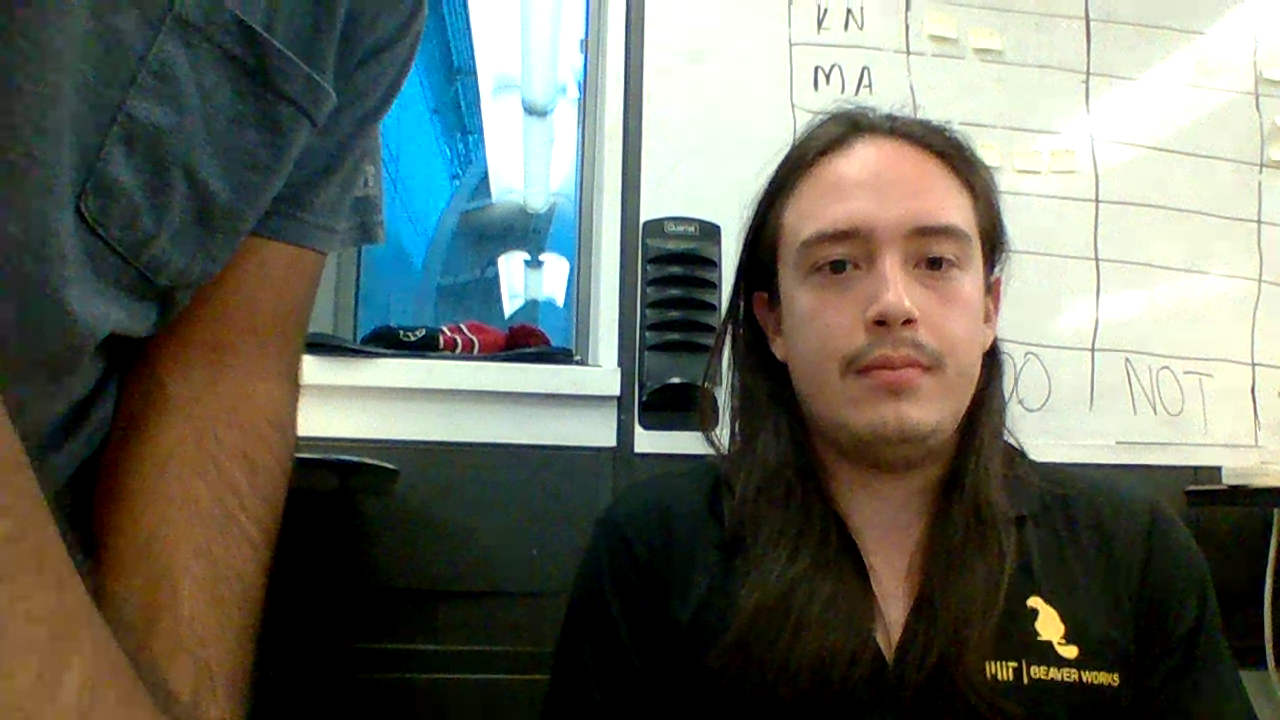
#> input picture src/uber/cruz.png, 1280 x 720 px
$ python extract-faces.py --input-folder ../src/uber --dump ../src/uber --file-prefix ../src/uber/cruz.png
#> lines starting #> are read from the running program, lines starting #| are printed output that depends on the picture
#!/usr/bin/env python
#Mayank Mali BWSI 2018

if(__name__ != "__main__"):
    raise Exception(__file__ + " can only be run as __main__")

#extracts all faces from a directory of pictures to form training set
import cv2
import argparse, os, math

parser = argparse.ArgumentParser(description="a tool for extracting faces from a directory of images (.png, .jpg only)")

parser.add_argument("-i", "--input-folder", required=True, dest="input_folder", type=str, help="the path to input images (only .jpg or .png images are used)")
parser.add_argument("-d", "--dump", required=True, dest="dump", type=str, help="directory to dump all the extracted faces")
parser.add_argument("-f", "--file-prefix", required=True, dest="file_prefix", type=str, help="file prefix for all extracted images")
args = parser.parse_args()

assert args.input_folder != "", "path to input images must not be an empty string"
assert args.dump != "", "path to dump directory must not be an empty string"

INPUT_FOLDER = args.input_folder
DUMP_PATH = args.dump
FILE_PREFIX = args.file_prefix

CASCADE_CLASSIFIER_PATH = "./haarcascade_frontalface_alt.xml"


haar_face_cascade = cv2.CascadeClassifier(CASCADE_CLASSIFIER_PATH)

def main():
    nface = 0
    nframe = 1

    input_image_names = os.listdir(INPUT_FOLDER)
    input_image_names = list(filter(lambda f: (".jpg" in f) or (".png" in f), input_image_names))

    NUMBER_PADDING = math.ceil(math.log10(len(input_image_names)))

    for input_image in input_image_names:
        img_path = os.path.join(INPUT_FOLDER, input_image)

        frame = cv2.imread(img_path)
#> frame is the input picture: shape (720, 1280, 3); mean B, G, R 96.2, 106.7, 103.4

        gray_img = cv2.cvtColor(frame, cv2.COLOR_BGR2GRAY)
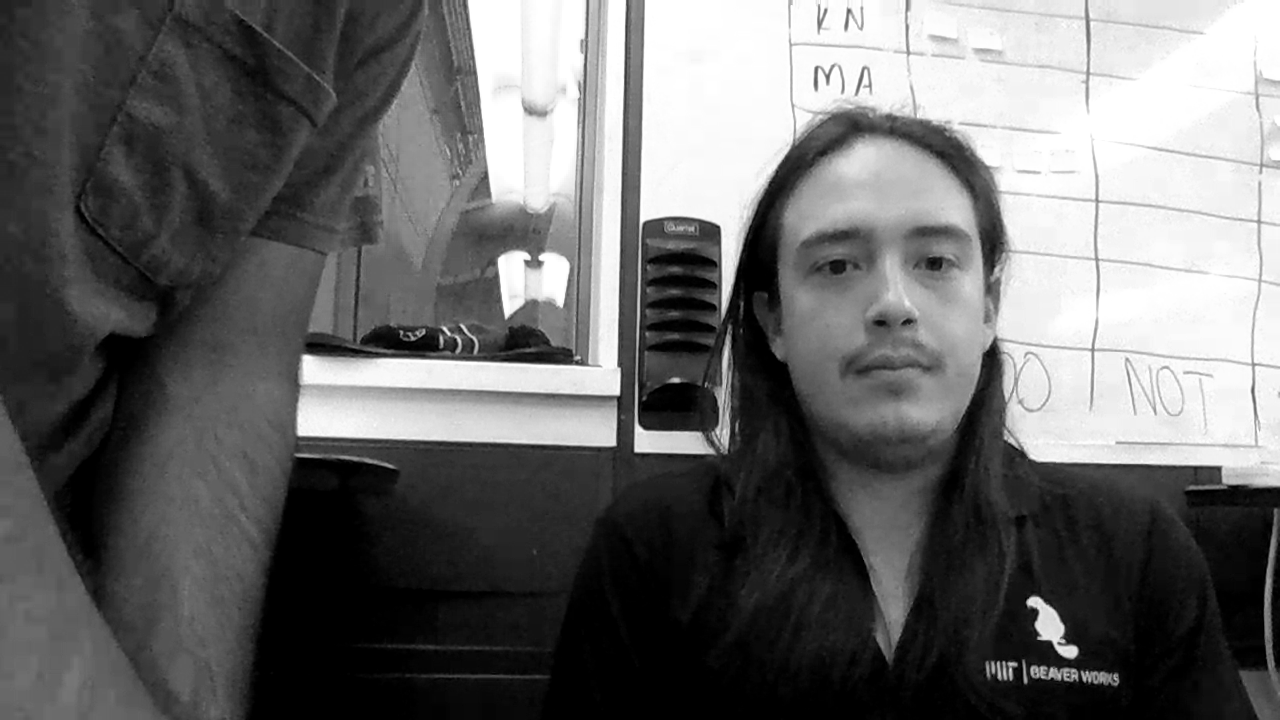
#> gray_img: shape (720, 1280); min 0, max 255, mean 104.5

        faces = haar_face_cascade.detectMultiScale(frame, scaleFactor=1.1, minNeighbors=5)
#> faces = [[753, 155, 274, 274]]

        for (x,y,w,h) in faces:

            print("face %d found in frame %d" % (nface, nframe))

            subframe = frame[y:y+h, x:x+w]

            #cv2.imshow("face", subframe)

            #if face found
            cv2.imwrite(os.path.join(DUMP_PATH , FILE_PREFIX + ('%%0%dd.png' % NUMBER_PADDING) % nface), subframe)
            nface += 1

            if(cv2.waitKey(1) & 0xFF == ord('q')):
                #cv2.destroyAllWindows()
                raise KeyboardInterrupt
#> this loop made 1 pass; (key q is pressed on pass 1)
#> (x, y, w, h, nface) on pass 1: (753, 155, 274, 274, 1)
#| face 0 found in frame 1
#> pass 1, in main, `subframe = frame[y:y+h, x:x+w]`:
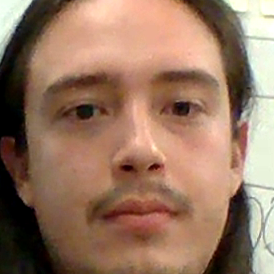
#> subframe: shape (274, 274, 3); mean B, G, R 98, 119.3, 152.3
#> after the loop, nface = 1

        nframe += 1
try:
    main()
except KeyboardInterrupt:
    exit()
#> (the program exits here)
